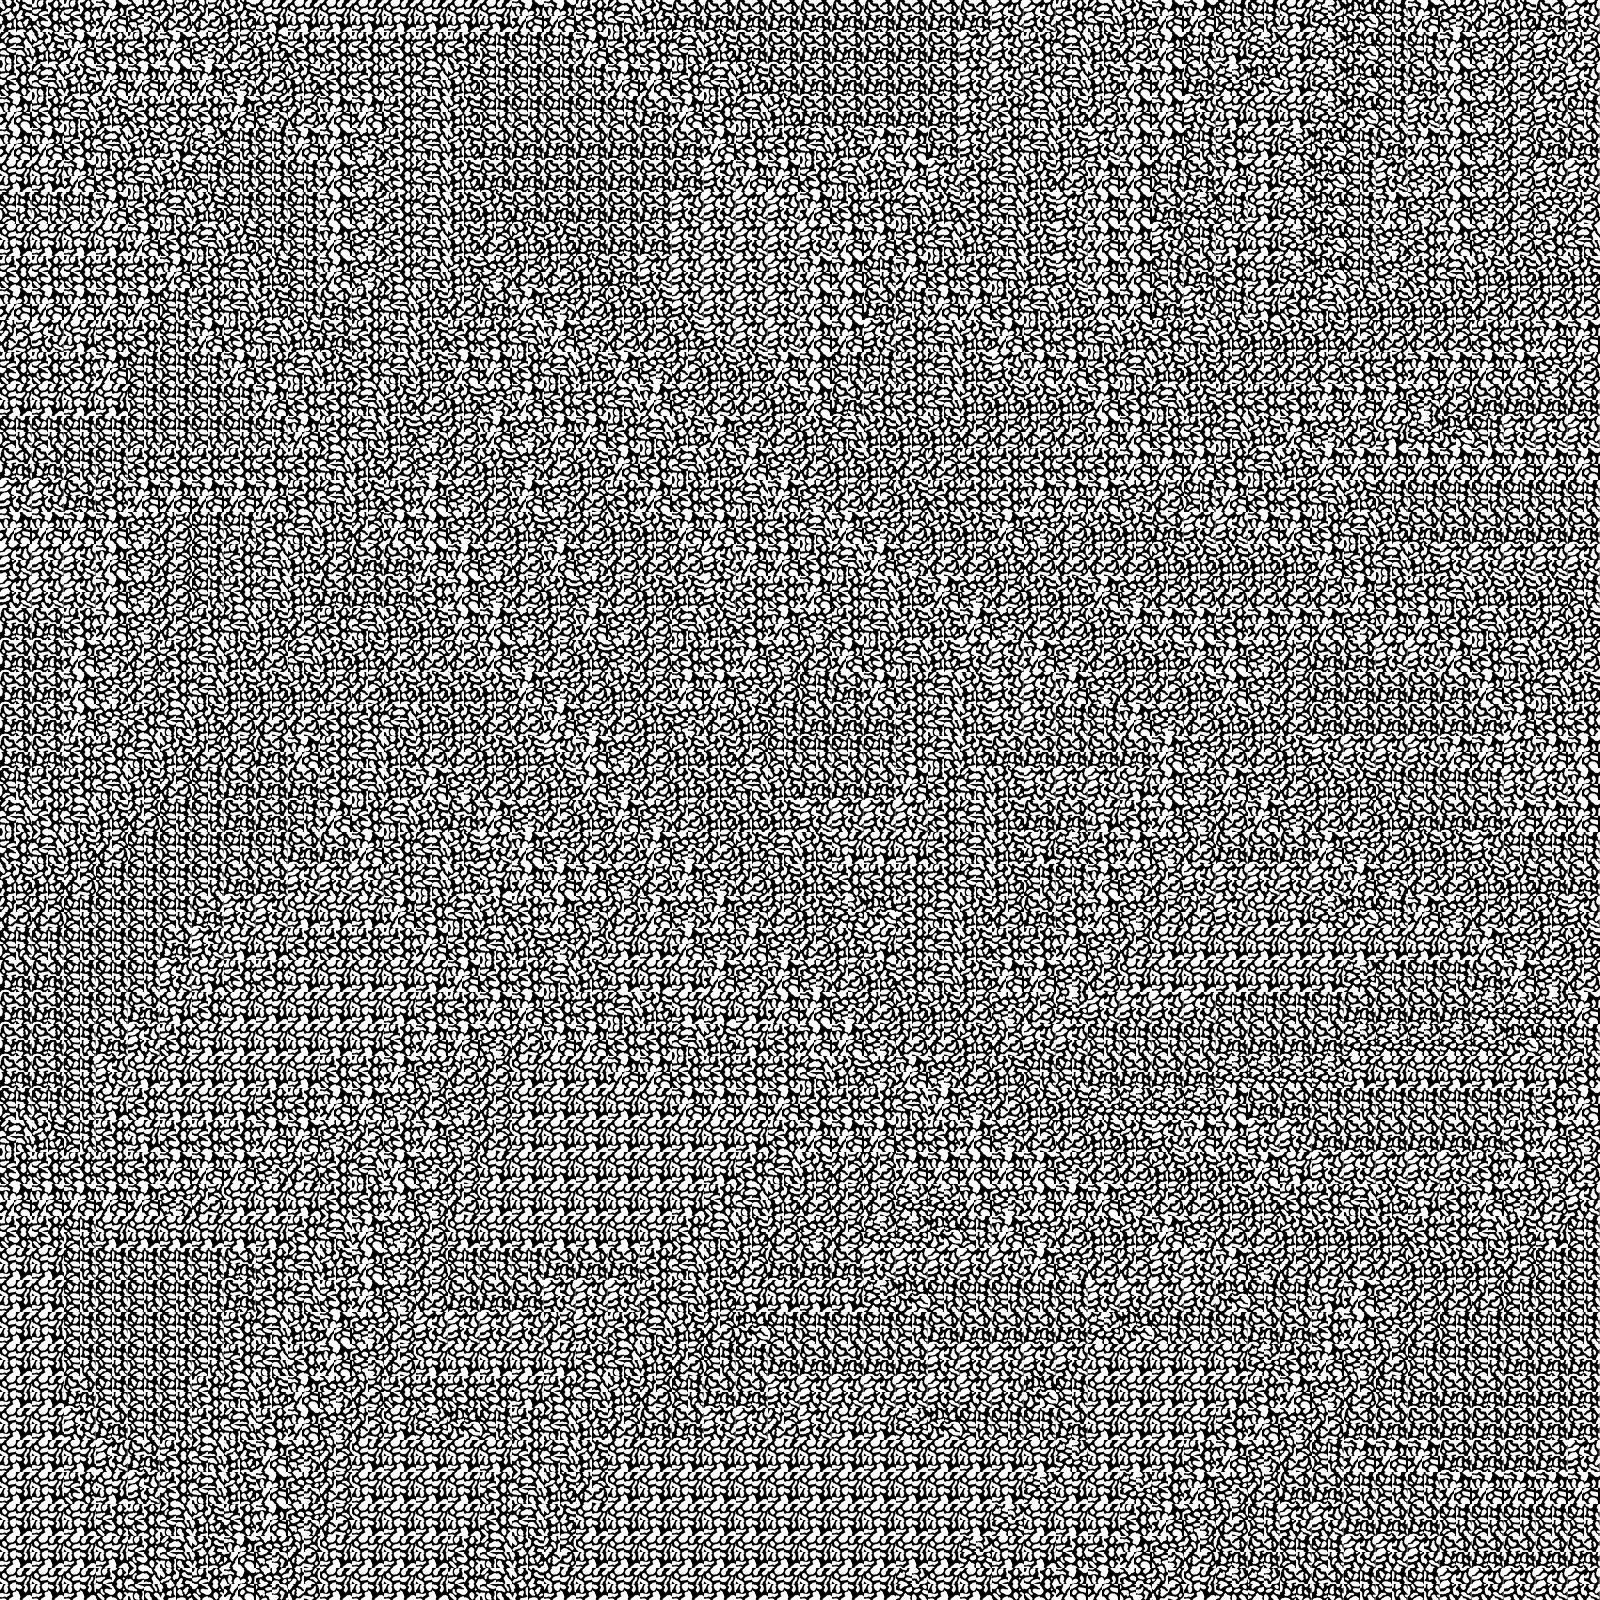

A level layout from a 2D game, rendered from its tile map. Below: a short description, then the map file with tile-grid data replaced by summaries:
An orthogonal 50x50 tile map with 32x32 px tiles, 6 tile layers (vplan, start, exit, klassenzimmerzurueck, ...).

<map version="1.4" tiledversion="1.4.3" orientation="orthogonal" renderorder="right-down" width="50" height="50" tilewidth="32" tileheight="32" infinite="0" nextlayerid="8" nextobjectid="1">
 <editorsettings>
  <export target="test.json" format="json" />
 </editorsettings>
 <tileset firstgid="1" name="boden" tilewidth="32" tileheight="32" tilecount="12" columns="4">
  <image source="Tilesets/boden.png" width="128" height="96" />
  <tile id="5">
   <properties>
    <property name="collides" type="bool" value="false" />
   </properties>
  </tile>
  <tile id="6">
   <properties>
    <property name="collides" type="bool" value="false" />
   </properties>
  </tile>
  <tile id="7">
   <properties>
    <property name="collides" type="bool" value="false" />
   </properties>
  </tile>
  <tile id="9">
   <properties>
    <property name="collides" type="bool" value="false" />
   </properties>
  </tile>
  <tile id="10">
   <properties>
    <property name="collides" type="bool" value="false" />
   </properties>
  </tile>
  <tile id="11">
   <properties>
    <property name="collides" type="bool" value="false" />
   </properties>
  </tile>
 </tileset>
 <layer id="6" name="vplan" width="50" height="50">
  <properties>
   <property name="openWebsite" value="https://www.hebelgymnasium.de/news-infos/vertretungsplan/" />
  </properties>
  <data>[2500 cells, 89 non-empty, 12 distinct tile ids]</data>
 </layer>
 <layer id="2" name="start" width="50" height="50">
  <data>[2500 cells, 42 non-empty, 6 distinct tile ids]</data>
 </layer>
 <layer id="4" name="exit" width="50" height="50">
  <properties>
   <property name="exitUrl" value="../master/Klassenzimmer.json" />
  </properties>
  <data>[2500 cells, 41 non-empty, 12 distinct tile ids]</data>
 </layer>
 <layer id="7" name="klassenzimmerzurueck" width="50" height="50">
  <properties>
   <property name="startLayer" type="bool" value="true" />
  </properties>
  <data>[2500 cells, 0 non-empty, 0 distinct tile ids]</data>
 </layer>
 <layer id="5" name="pymmel" width="50" height="50">
  <properties>
   <property name="startLayer" type="bool" value="true" />
  </properties>
  <data>[2500 cells, 12 non-empty, 12 distinct tile ids]</data>
 </layer>
 <layer id="1" name="Kachelebene 1" width="50" height="50">
  <data>[2500 cells, 2500 non-empty, 12 distinct tile ids]</data>
 </layer>
 <objectgroup id="3" name="floorLayer" />
</map>
